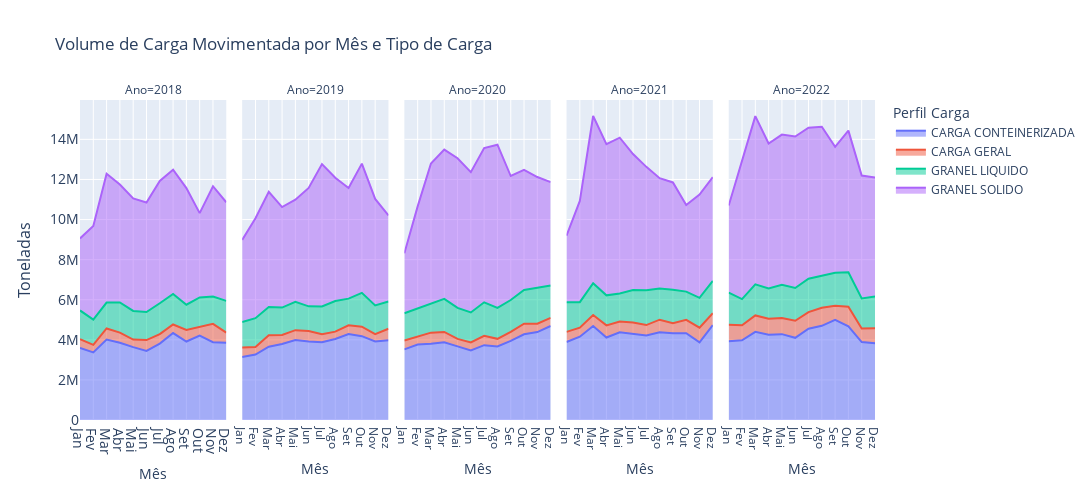

Notebook source saved alongside this figure:
### Markdown cell above
### Análise de Sazonalidade
**Hipótese 2:** Os volumes variam conforme os meses e pode ter mudado ao longo do tempo.
- Visualização: Gráfico de área por mês comparando os últimos anos, incluindo o período impactado pela pandemia.

### Code cell
# Filtrando os dados dos últimos anos e agrupando por ano, mês e perfil de carga
grpMov = movimentacaoGeo.query('(Ano>=2018 & Ano<=2022)').groupby(['Ano', 'Mes', 'PerfilCarga']).agg(
    Toneladas=('Toneladas','sum'), 
    TEUs=('TEUs','sum'), Unidades=('Unidades','sum')
    ).reset_index()

# Plotando o gráfico de áreas usando Plotly Express
fig = px.area(grpMov, x='Mes', y='Toneladas', color='PerfilCarga', facet_col='Ano',
              labels={'Mes': 'Mês', 'Toneladas': 'Toneladas', 'PerfilCarga': 'Perfil Carga'},
              title='Volume de Carga Movimentada por Mês e Tipo de Carga')

fig.update_layout(
    xaxis_tickfont_size=14,
    yaxis=dict(title='Toneladas', titlefont_size=16, tickfont_size=14),
    width=1200,
    height=500)

# Atualizando os rótulos do eixo x com os nomes dos meses
fig.update_xaxes(tickvals=np.arange(1, 13), ticktext=['Jan', 'Fev', 'Mar', 'Abr', 'Mai', 'Jun',
                                                      'Jul', 'Ago', 'Set', 'Out', 'Nov', 'Dez'])

fig.show()

### Figure 1 — Plotly figure (JSON) as saved in the notebook; plotly's stock layout.template omitted (floating-point values rounded to 4 significant figures)
{"data": [{"fillpattern": {"shape": ""}, "hovertemplate": "Perfil Carga=CARGA CONTEINERIZADA<br>Ano=2018<br>Mês=%{x}<br>Toneladas=%{y}<extra></extra>", "legendgroup": "CARGA CONTEINERIZADA", "line": {"color": "#636efa"}, "marker": {"symbol": "circle"}, "mode": "lines", "name": "CARGA CONTEINERIZADA", "orientation": "v", "showlegend": true, "stackgroup": "1", "type": "scatter", "x": [1, 2, 3, 4, 5, 6, 7, 8, 9, 10, 11, 12], "xaxis": "x", "y": [3601000.0, 3371000.0, 4014000.0, 3850000.0, 3636000.0, 3448000.0, 3812000.0, 4336000.0, 3916000.0, 4209000.0, 3881000.0, 3857000.0], "yaxis": "y"}, {"fillpattern": {"shape": ""}, "hovertemplate": "Perfil Carga=CARGA CONTEINERIZADA<br>Ano=2019<br>Mês=%{x}<br>Toneladas=%{y}<extra></extra>", "legendgroup": "CARGA CONTEINERIZADA", "line": {"color": "#636efa"}, "marker": {"symbol": "circle"}, "mode": "lines", "name": "CARGA CONTEINERIZADA", "orientation": "v", "showlegend": false, "stackgroup": "1", "type": "scatter", "x": [1, 2, 3, 4, 5, 6, 7, 8, 9, 10, 11, 12], "xaxis": "x2", "y": [3146000.0, 3264000.0, 3658000.0, 3788000.0, 3992000.0, 3917000.0, 3880000.0, 4043000.0, 4294000.0, 4183000.0, 3917000.0, 3976000.0], "yaxis": "y2"}, {"fillpattern": {"shape": ""}, "hovertemplate": "Perfil Carga=CARGA CONTEINERIZADA<br>Ano=2020<br>Mês=%{x}<br>Toneladas=%{y}<extra></extra>", "legendgroup": "CARGA CONTEINERIZADA", "line": {"color": "#636efa"}, "marker": {"symbol": "circle"}, "mode": "lines", "name": "CARGA CONTEINERIZADA", "orientation": "v", "showlegend": false, "stackgroup": "1", "type": "scatter", "x": [1, 2, 3, 4, 5, 6, 7, 8, 9, 10, 11, 12], "xaxis": "x3", "y": [3526000.0, 3762000.0, 3803000.0, 3878000.0, 3673000.0, 3471000.0, 3732000.0, 3668000.0, 3944000.0, 4274000.0, 4384000.0, 4692000.0], "yaxis": "y3"}, {"fillpattern": {"shape": ""}, "hovertemplate": "Perfil Carga=CARGA CONTEINERIZADA<br>Ano=2021<br>Mês=%{x}<br>Toneladas=%{y}<extra></extra>", "legendgroup": "CARGA CONTEINERIZADA", "line": {"color": "#636efa"}, "marker": {"symbol": "circle"}, "mode": "lines", "name": "CARGA CONTEINERIZADA", "orientation": "v", "showlegend": false, "stackgroup": "1", "type": "scatter", "x": [1, 2, 3, 4, 5, 6, 7, 8, 9, 10, 11, 12], "xaxis": "x4", "y": [3889000.0, 4156000.0, 4691000.0, 4117000.0, 4371000.0, 4277000.0, 4217000.0, 4380000.0, 4324000.0, 4331000.0, 3874000.0, 4738000.0], "yaxis": "y4"}, {"fillpattern": {"shape": ""}, "hovertemplate": "Perfil Carga=CARGA CONTEINERIZADA<br>Ano=2022<br>Mês=%{x}<br>Toneladas=%{y}<extra></extra>", "legendgroup": "CARGA CONTEINERIZADA", "line": {"color": "#636efa"}, "marker": {"symbol": "circle"}, "mode": "lines", "name": "CARGA CONTEINERIZADA", "orientation": "v", "showlegend": false, "stackgroup": "1", "type": "scatter", "x": [1, 2, 3, 4, 5, 6, 7, 8, 9, 10, 11, 12], "xaxis": "x5", "y": [3925000.0, 3979000.0, 4396000.0, 4258000.0, 4284000.0, 4100000.0, 4550000.0, 4698000.0, 4996000.0, 4672000.0, 3889000.0, 3835000.0], "yaxis": "y5"}, {"fillpattern": {"shape": ""}, "hovertemplate": "Perfil Carga=CARGA GERAL<br>Ano=2018<br>Mês=%{x}<br>Toneladas=%{y}<extra></extra>", "legendgroup": "CARGA GERAL", "line": {"color": "#EF553B"}, "marker": {"symbol": "circle"}, "mode": "lines", "name": "CARGA GERAL", "orientation": "v", "showlegend": true, "stackgroup": "1", "type": "scatter", "x": [1, 2, 3, 4, 5, 6, 7, 8, 9, 10, 11, 12], "xaxis": "x", "y": [431100.0, 379500.0, 552000.0, 507400.0, 378200.0, 538800.0, 471600.0, 429500.0, 580300.0, 455500.0, 916000.0, 502800.0], "yaxis": "y"}, {"fillpattern": {"shape": ""}, "hovertemplate": "Perfil Carga=CARGA GERAL<br>Ano=2019<br>Mês=%{x}<br>Toneladas=%{y}<extra></extra>", "legendgroup": "CARGA GERAL", "line": {"color": "#EF553B"}, "marker": {"symbol": "circle"}, "mode": "lines", "name": "CARGA GERAL", "orientation": "v", "showlegend": false, "stackgroup": "1", "type": "scatter", "x": [1, 2, 3, 4, 5, 6, 7, 8, 9, 10, 11, 12], "xaxis": "x2", "y": [469100.0, 377900.0, 575000.0, 456200.0, 490800.0, 526300.0, 404600.0, 364500.0, 428200.0, 468500.0, 367000.0, 573900.0], "yaxis": "y2"}, {"fillpattern": {"shape": ""}, "hovertemplate": "Perfil Carga=CARGA GERAL<br>Ano=2020<br>Mês=%{x}<br>Toneladas=%{y}<extra></extra>", "legendgroup": "CARGA GERAL", "line": {"color": "#EF553B"}, "marker": {"symbol": "circle"}, "mode": "lines", "name": "CARGA GERAL", "orientation": "v", "showlegend": false, "stackgroup": "1", "type": "scatter", "x": [1, 2, 3, 4, 5, 6, 7, 8, 9, 10, 11, 12], "xaxis": "x3", "y": [440300.0, 413200.0, 554900.0, 515500.0, 373700.0, 402400.0, 464500.0, 380800.0, 457800.0, 532400.0, 419000.0, 403300.0], "yaxis": "y3"}, {"fillpattern": {"shape": ""}, "hovertemplate": "Perfil Carga=CARGA GERAL<br>Ano=2021<br>Mês=%{x}<br>Toneladas=%{y}<extra></extra>", "legendgroup": "CARGA GERAL", "line": {"color": "#EF553B"}, "marker": {"symbol": "circle"}, "mode": "lines", "name": "CARGA GERAL", "orientation": "v", "showlegend": false, "stackgroup": "1", "type": "scatter", "x": [1, 2, 3, 4, 5, 6, 7, 8, 9, 10, 11, 12], "xaxis": "x4", "y": [505200.0, 450700.0, 547000.0, 602000.0, 541700.0, 585700.0, 519400.0, 623900.0, 507000.0, 664200.0, 735100.0, 594200.0], "yaxis": "y4"}, {"fillpattern": {"shape": ""}, "hovertemplate": "Perfil Carga=CARGA GERAL<br>Ano=2022<br>Mês=%{x}<br>Toneladas=%{y}<extra></extra>", "legendgroup": "CARGA GERAL", "line": {"color": "#EF553B"}, "marker": {"symbol": "circle"}, "mode": "lines", "name": "CARGA GERAL", "orientation": "v", "showlegend": false, "stackgroup": "1", "type": "scatter", "x": [1, 2, 3, 4, 5, 6, 7, 8, 9, 10, 11, 12], "xaxis": "x5", "y": [823400.0, 747500.0, 820600.0, 794100.0, 808500.0, 849800.0, 834400.0, 903100.0, 699800.0, 982300.0, 681000.0, 743900.0], "yaxis": "y5"}, {"fillpattern": {"shape": ""}, "hovertemplate": "Perfil Carga=GRANEL LIQUIDO<br>Ano=2018<br>Mês=%{x}<br>Toneladas=%{y}<extra></extra>", "legendgroup": "GRANEL LIQUIDO", "line": {"color": "#00cc96"}, "marker": {"symbol": "circle"}, "mode": "lines", "name": "GRANEL LIQUIDO", "orientation": "v", "showlegend": true, "stackgroup": "1", "type": "scatter", "x": [1, 2, 3, 4, 5, 6, 7, 8, 9, 10, 11, 12], "xaxis": "x", "y": [1434000.0, 1261000.0, 1292000.0, 1504000.0, 1427000.0, 1402000.0, 1540000.0, 1520000.0, 1256091, 1449000.0, 1361000.0, 1583000.0], "yaxis": "y"}, {"fillpattern": {"shape": ""}, "hovertemplate": "Perfil Carga=GRANEL LIQUIDO<br>Ano=2019<br>Mês=%{x}<br>Toneladas=%{y}<extra></extra>", "legendgroup": "GRANEL LIQUIDO", "line": {"color": "#00cc96"}, "marker": {"symbol": "circle"}, "mode": "lines", "name": "GRANEL LIQUIDO", "orientation": "v", "showlegend": false, "stackgroup": "1", "type": "scatter", "x": [1, 2, 3, 4, 5, 6, 7, 8, 9, 10, 11, 12], "xaxis": "x2", "y": [1275000.0, 1436000.0, 1403000.0, 1365000.0, 1410000.0, 1226000.0, 1381000.0, 1526000.0, 1334000.0, 1691000.0, 1435000.0, 1358000.0], "yaxis": "y2"}, {"fillpattern": {"shape": ""}, "hovertemplate": "Perfil Carga=GRANEL LIQUIDO<br>Ano=2020<br>Mês=%{x}<br>Toneladas=%{y}<extra></extra>", "legendgroup": "GRANEL LIQUIDO", "line": {"color": "#00cc96"}, "marker": {"symbol": "circle"}, "mode": "lines", "name": "GRANEL LIQUIDO", "orientation": "v", "showlegend": false, "stackgroup": "1", "type": "scatter", "x": [1, 2, 3, 4, 5, 6, 7, 8, 9, 10, 11, 12], "xaxis": "x3", "y": [1358000.0, 1391000.0, 1419000.0, 1648000.0, 1544000.0, 1491000.0, 1676000.0, 1549000.0, 1582000.0, 1679000.0, 1794000.0, 1618000.0], "yaxis": "y3"}, {"fillpattern": {"shape": ""}, "hovertemplate": "Perfil Carga=GRANEL LIQUIDO<br>Ano=2021<br>Mês=%{x}<br>Toneladas=%{y}<extra></extra>", "legendgroup": "GRANEL LIQUIDO", "line": {"color": "#00cc96"}, "marker": {"symbol": "circle"}, "mode": "lines", "name": "GRANEL LIQUIDO", "orientation": "v", "showlegend": false, "stackgroup": "1", "type": "scatter", "x": [1, 2, 3, 4, 5, 6, 7, 8, 9, 10, 11, 12], "xaxis": "x4", "y": [1478000.0, 1271000.0, 1584000.0, 1499000.0, 1401000.0, 1616000.0, 1734000.0, 1552000.0, 1668000.0, 1410000.0, 1485000.0, 1604000.0], "yaxis": "y4"}, {"fillpattern": {"shape": ""}, "hovertemplate": "Perfil Carga=GRANEL LIQUIDO<br>Ano=2022<br>Mês=%{x}<br>Toneladas=%{y}<extra></extra>", "legendgroup": "GRANEL LIQUIDO", "line": {"color": "#00cc96"}, "marker": {"symbol": "circle"}, "mode": "lines", "name": "GRANEL LIQUIDO", "orientation": "v", "showlegend": false, "stackgroup": "1", "type": "scatter", "x": [1, 2, 3, 4, 5, 6, 7, 8, 9, 10, 11, 12], "xaxis": "x5", "y": [1607000.0, 1304000.0, 1549000.0, 1507000.0, 1653000.0, 1634000.0, 1665000.0, 1616000.0, 1649000.0, 1716895, 1496000.0, 1577000.0], "yaxis": "y5"}, {"fillpattern": {"shape": ""}, "hovertemplate": "Perfil Carga=GRANEL SOLIDO<br>Ano=2018<br>Mês=%{x}<br>Toneladas=%{y}<extra></extra>", "legendgroup": "GRANEL SOLIDO", "line": {"color": "#ab63fa"}, "marker": {"symbol": "circle"}, "mode": "lines", "name": "GRANEL SOLIDO", "orientation": "v", "showlegend": true, "stackgroup": "1", "type": "scatter", "x": [1, 2, 3, 4, 5, 6, 7, 8, 9, 10, 11, 12], "xaxis": "x", "y": [3592000.0, 4666000.0, 6425000.0, 5885000.0, 5611000.0, 5463000.0, 6105000.0, 6199000.0, 5815000.0, 4206000.0, 5505000.0, 4920000.0], "yaxis": "y"}, {"fillpattern": {"shape": ""}, "hovertemplate": "Perfil Carga=GRANEL SOLIDO<br>Ano=2019<br>Mês=%{x}<br>Toneladas=%{y}<extra></extra>", "legendgroup": "GRANEL SOLIDO", "line": {"color": "#ab63fa"}, "marker": {"symbol": "circle"}, "mode": "lines", "name": "GRANEL SOLIDO", "orientation": "v", "showlegend": false, "stackgroup": "1", "type": "scatter", "x": [1, 2, 3, 4, 5, 6, 7, 8, 9, 10, 11, 12], "xaxis": "x2", "y": [4093000.0, 4991000.0, 5748000.0, 5014000.0, 5101000.0, 5907000.0, 7103000.0, 6154000.0, 5514000.0, 6446000.0, 5310000.0, 4303000.0], "yaxis": "y2"}, {"fillpattern": {"shape": ""}, "hovertemplate": "Perfil Carga=GRANEL SOLIDO<br>Ano=2020<br>Mês=%{x}<br>Toneladas=%{y}<extra></extra>", "legendgroup": "GRANEL SOLIDO", "line": {"color": "#ab63fa"}, "marker": {"symbol": "circle"}, "mode": "lines", "name": "GRANEL SOLIDO", "orientation": "v", "showlegend": false, "stackgroup": "1", "type": "scatter", "x": [1, 2, 3, 4, 5, 6, 7, 8, 9, 10, 11, 12], "xaxis": "x3", "y": [2989000.0, 5090000.0, 7020000.0, 7448000.0, 7469000.0, 7000000.0, 7690000.0, 8136000.0, 6187000.0, 5994000.0, 5523000.0, 5150000.0], "yaxis": "y3"}, {"fillpattern": {"shape": ""}, "hovertemplate": "Perfil Carga=GRANEL SOLIDO<br>Ano=2021<br>Mês=%{x}<br>Toneladas=%{y}<extra></extra>", "legendgroup": "GRANEL SOLIDO", "line": {"color": "#ab63fa"}, "marker": {"symbol": "circle"}, "mode": "lines", "name": "GRANEL SOLIDO", "orientation": "v", "showlegend": false, "stackgroup": "1", "type": "scatter", "x": [1, 2, 3, 4, 5, 6, 7, 8, 9, 10, 11, 12], "xaxis": "x4", "y": [3320000.0, 5050000.0, 8343000.0, 7542000.0, 7771000.0, 6787000.0, 6157000.0, 5509000.0, 5353000.0, 4322000.0, 5147000.0, 5186000.0], "yaxis": "y4"}, {"fillpattern": {"shape": ""}, "hovertemplate": "Perfil Carga=GRANEL SOLIDO<br>Ano=2022<br>Mês=%{x}<br>Toneladas=%{y}<extra></extra>", "legendgroup": "GRANEL SOLIDO", "line": {"color": "#ab63fa"}, "marker": {"symbol": "circle"}, "mode": "lines", "name": "GRANEL SOLIDO", "orientation": "v", "showlegend": false, "stackgroup": "1", "type": "scatter", "x": [1, 2, 3, 4, 5, 6, 7, 8, 9, 10, 11, 12], "xaxis": "x5", "y": [4345000.0, 6869000.0, 8393000.0, 7234000.0, 7492649, 7561000.0, 7534000.0, 7410000.0, 6283000.0, 7064000.0, 6129000.0, 5940000.0], "yaxis": "y5"}], "layout": {"annotations": [{"font": {}, "showarrow": false, "text": "Ano=2018", "x": 0.092, "xanchor": "center", "xref": "paper", "y": 1, "yanchor": "bottom", "yref": "paper"}, {"font": {}, "showarrow": false, "text": "Ano=2019", "x": 0.296, "xanchor": "center", "xref": "paper", "y": 1, "yanchor": "bottom", "yref": "paper"}, {"font": {}, "showarrow": false, "text": "Ano=2020", "x": 0.5, "xanchor": "center", "xref": "paper", "y": 1, "yanchor": "bottom", "yref": "paper"}, {"font": {}, "showarrow": false, "text": "Ano=2021", "x": 0.704, "xanchor": "center", "xref": "paper", "y": 1, "yanchor": "bottom", "yref": "paper"}, {"font": {}, "showarrow": false, "text": "Ano=2022", "x": 0.908, "xanchor": "center", "xref": "paper", "y": 1, "yanchor": "bottom", "yref": "paper"}], "height": 500, "legend": {"title": {"text": "Perfil Carga"}, "tracegroupgap": 0}, "title": {"text": "Volume de Carga Movimentada por Mês e Tipo de Carga"}, "width": 1200, "xaxis": {"anchor": "y", "domain": [0, 0.184], "tickfont": {"size": 14}, "ticktext": ["Jan", "Fev", "Mar", "Abr", "Mai", "Jun", "Jul", "Ago", "Set", "Out", "Nov", "Dez"], "tickvals": [1, 2, 3, 4, 5, 6, 7, 8, 9, 10, 11, 12], "title": {"text": "Mês"}}, "xaxis2": {"anchor": "y2", "domain": [0.204, 0.388], "matches": "x", "ticktext": ["Jan", "Fev", "Mar", "Abr", "Mai", "Jun", "Jul", "Ago", "Set", "Out", "Nov", "Dez"], "tickvals": [1, 2, 3, 4, 5, 6, 7, 8, 9, 10, 11, 12], "title": {"text": "Mês"}}, "xaxis3": {"anchor": "y3", "domain": [0.408, 0.592], "matches": "x", "ticktext": ["Jan", "Fev", "Mar", "Abr", "Mai", "Jun", "Jul", "Ago", "Set", "Out", "Nov", "Dez"], "tickvals": [1, 2, 3, 4, 5, 6, 7, 8, 9, 10, 11, 12], "title": {"text": "Mês"}}, "xaxis4": {"anchor": "y4", "domain": [0.612, 0.796], "matches": "x", "ticktext": ["Jan", "Fev", "Mar", "Abr", "Mai", "Jun", "Jul", "Ago", "Set", "Out", "Nov", "Dez"], "tickvals": [1, 2, 3, 4, 5, 6, 7, 8, 9, 10, 11, 12], "title": {"text": "Mês"}}, "xaxis5": {"anchor": "y5", "domain": [0.816, 1], "matches": "x", "ticktext": ["Jan", "Fev", "Mar", "Abr", "Mai", "Jun", "Jul", "Ago", "Set", "Out", "Nov", "Dez"], "tickvals": [1, 2, 3, 4, 5, 6, 7, 8, 9, 10, 11, 12], "title": {"text": "Mês"}}, "yaxis": {"anchor": "x", "domain": [0, 1], "tickfont": {"size": 14}, "title": {"font": {"size": 16}, "text": "Toneladas"}}, "yaxis2": {"anchor": "x2", "domain": [0, 1], "matches": "y", "showticklabels": false}, "yaxis3": {"anchor": "x3", "domain": [0, 1], "matches": "y", "showticklabels": false}, "yaxis4": {"anchor": "x4", "domain": [0, 1], "matches": "y", "showticklabels": false}, "yaxis5": {"anchor": "x5", "domain": [0, 1], "matches": "y", "showticklabels": false}}}
